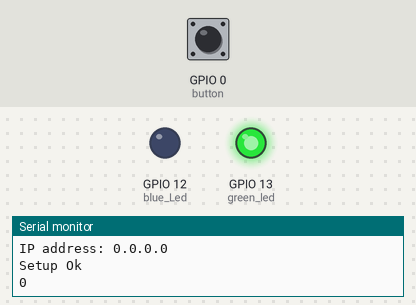
The sketch below on a simulated ESP8266 (NodeMCU). Shown: output pins drawn as LEDs (lit = HIGH), the last lines printed to the serial monitor. Inputs (shaded band) come from the test bench; at power-on: GPIO 0 (button) HIGH. WiFi joins after 1.5 s; servers stay silent unless stated.

Above: at 1.2 s.
1.3 s: GPIO 0 (button) pulled LOW for 0.15 s
At 7.1 s:
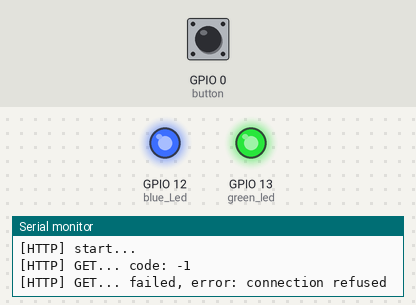
7.4 s: GPIO 0 (button) pulled LOW for 1 s
At 11.3 s:
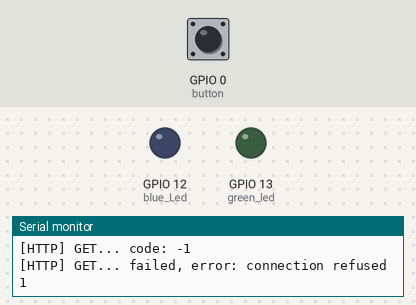
11.4 s: GPIO 0 (button) pulled LOW for 3.2 s
At 17.5 s:
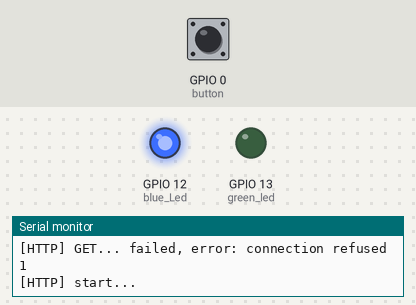
Timing chart, 0 to 23.6 s (numbered marks = the images above; inputs shaded):
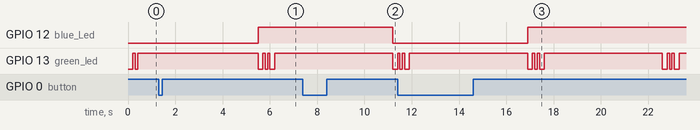

The sketch:

boilerSwitch18.ino
```cpp
#include <ESP8266WiFi.h>
#include <ESP8266HTTPClient.h>
#include <ArduinoJson.h>
#include <ESP8266mDNS.h>
#include <WiFiUdp.h>
#include <ArduinoOTA.h>


const char* ssid = "Mega";
const char* password = "inter1017net";
const char* usr = "dev11";
const char* pwd = "dev11dev11";
boolean buttonPressed = false;
void ICACHE_RAM_ATTR buttonPress();

void setup() {
  Serial.begin(115200);
  Serial.setDebugOutput(true);
  Serial.println("Booting");

  WiFi.begin(ssid, password);
  String hostName = "esp8266:";
  hostName += usr;
  Serial.println("Ready");
  Serial.print("IP address: ");
  Serial.println(WiFi.localIP());


  pinMode(12, OUTPUT);//blue Led + relay
  pinMode(13, OUTPUT);//green led (inverse)
  pinMode(0, INPUT_PULLUP);//button
  setDefaultPortValues();

  ArduinoOTA.setPort(8266);
  ArduinoOTA.setHostname(hostName.c_str());ArduinoOTA.onStart([]() {
    String type;
    if (ArduinoOTA.getCommand() == U_FLASH) {
      type = "sketch";
    } else { // U_FS
      type = "filesystem";
    }

    // NOTE: if updating FS this would be the place to unmount FS using FS.end()
    Serial.println("Start updating " + type);
  });
  ArduinoOTA.onEnd([]() {
    Serial.println("\nEnd");
  });
  ArduinoOTA.onProgress([](unsigned int progress, unsigned int total) {
    Serial.printf("Progress: %u%%\r", (progress / (total / 100)));
  });
  ArduinoOTA.onError([](ota_error_t error) {
    Serial.printf("Error[%u]: ", error);
    if (error == OTA_AUTH_ERROR) {
      Serial.println("Auth Failed");
    } else if (error == OTA_BEGIN_ERROR) {
      Serial.println("Begin Failed");
    } else if (error == OTA_CONNECT_ERROR) {
      Serial.println("Connect Failed");
    } else if (error == OTA_RECEIVE_ERROR) {
      Serial.println("Receive Failed");
    } else if (error == OTA_END_ERROR) {
      Serial.println("End Failed");
    }
  });
  ArduinoOTA.begin();

  attachInterrupt(0, buttonPress, FALLING);
  sei();

  Serial.println("Setup Ok");
}

void setDefaultPortValues() {
  digitalWrite(13, 1);
}

void buttonPress () {
  buttonPressed = true;
}

void loop() {
  ArduinoOTA.handle();

  Serial.println(buttonPressed);
  if(buttonPressed == 1) {
    digitalWrite(12, digitalRead(12) == 0 ? 1 : 0);
    buttonPressed = false;
  }


  digitalWrite(13, !digitalRead(13));
  delay(100);
  digitalWrite(3, !digitalRead(13));
  delay(100);
  digitalWrite(13, !digitalRead(13));
  delay(100);
  digitalWrite(13, !digitalRead(13));
  delay(100);
  digitalWrite(13, !digitalRead(13));
  delay(100);
  digitalWrite(13, !digitalRead(13));
  // wait for WiFi connection
  if((WiFi.status() == WL_CONNECTED)) {

    HTTPClient http;
    Serial.println("[HTTP] start...");
    String url = "http://iot.lyolek.dp.ua/services/device.php";
    http.begin(url);
    http.setAuthorization(usr, pwd);

    int httpCode = http.GET();
    Serial.printf("[HTTP] GET... code: %d\n", httpCode);
    if(httpCode == 200) {
      String resp = http.getString();
      Serial.println(resp);
//      char JSONMessage[resp.length() + 1];
//      resp.toCharArray(JSONMessage, resp.length() + 1);
//      Serial.println(JSONMessage);
//      StaticJsonBuffer<300> JSONBuffer;   //Memory pool
//      JsonObject& parsed = JSONBuffer.parseObject(JSONMessage); //Parse message
//      if (!parsed.success()) {   //Check for errors in parsing
//        Serial.println("Parsing failed");
//        delay(5000);
//        return;
//      }

      DynamicJsonDocument parsed(JSON_ARRAY_SIZE(2) + JSON_OBJECT_SIZE(3) + resp.length());
      DeserializationError error = deserializeJson(parsed, resp);
      if (error) {   //Check for errors in parsing
        Serial.print(F("deserializeJson() failed: "));
        Serial.println(error.c_str());
        delay(5000);
        return;
      }
      int GPIO12 = parsed["GPIO12"];
      Serial.printf("GPIO12=%d\n", GPIO12);


      digitalWrite(12, GPIO12);
      digitalWrite(13, 0);
    } else {
        Serial.printf("[HTTP] GET... failed, error: %s\n", http.errorToString(httpCode).c_str());
        setDefaultPortValues();
    }
    http.end();
  } else {
    setDefaultPortValues();
  }
  delay(5000);
}
```

Measured:
- after the input at 1.3 s, GPIO 12 (blue_Led): LOW → HIGH after 4.2 s
- after the input at 7.4 s, GPIO 12 (blue_Led): HIGH → LOW after 3.8 s
- after the input at 11.4 s, GPIO 12 (blue_Led): LOW → HIGH after 5.5 s
- by itself, GPIO 13 (green_led): repeats every 5.7 s: LOW 0.10 s, HIGH 0.10 s, LOW 0.20 s, HIGH 5.0 s, LOW 0.20 s, HIGH 0.10 s
